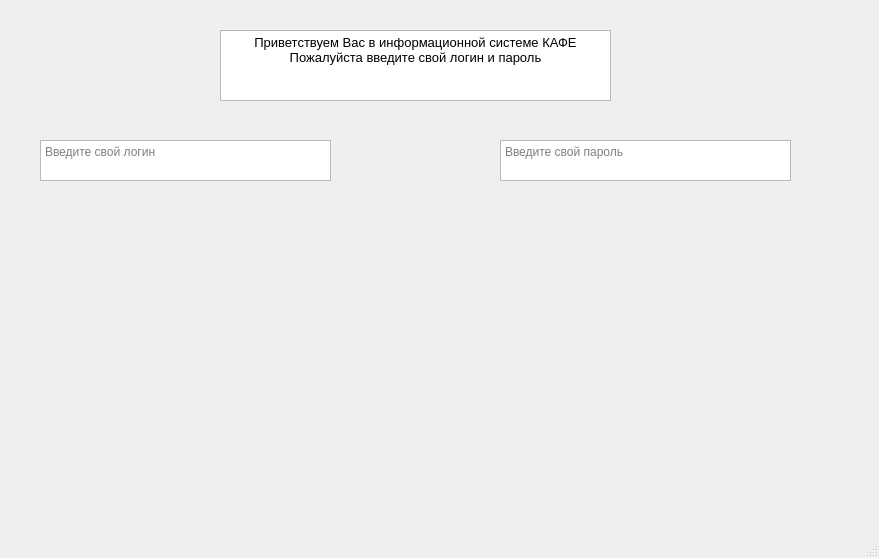
<?xml version="1.0" encoding="UTF-8"?>
<ui version="4.0">
 <class>Login</class>
 <widget class="QMainWindow" name="Login">
  <property name="geometry">
   <rect>
    <x>0</x>
    <y>0</y>
    <width>879</width>
    <height>558</height>
   </rect>
  </property>
  <property name="windowTitle">
   <string>MainWindow</string>
  </property>
  <widget class="QWidget" name="centralwidget">
   <widget class="QTextBrowser" name="Title_login">
    <property name="geometry">
     <rect>
      <x>220</x>
      <y>30</y>
      <width>391</width>
      <height>71</height>
     </rect>
    </property>
    <property name="html">
     <string>&lt;!DOCTYPE HTML PUBLIC &quot;-//W3C//DTD HTML 4.0//EN&quot; &quot;http://www.w3.org/TR/REC-html40/strict.dtd&quot;&gt;
&lt;html&gt;&lt;head&gt;&lt;meta name=&quot;qrichtext&quot; content=&quot;1&quot; /&gt;&lt;style type=&quot;text/css&quot;&gt;
p, li { white-space: pre-wrap; }
&lt;/style&gt;&lt;/head&gt;&lt;body style=&quot; font-family:'Open Sans'; font-size:10pt; font-weight:400; font-style:normal;&quot;&gt;
&lt;p align=&quot;center&quot; style=&quot; margin-top:0px; margin-bottom:0px; margin-left:0px; margin-right:0px; -qt-block-indent:0; text-indent:0px;&quot;&gt;Приветствуем Вас в информационной системе КАФЕ&lt;/p&gt;
&lt;p align=&quot;center&quot; style=&quot; margin-top:0px; margin-bottom:0px; margin-left:0px; margin-right:0px; -qt-block-indent:0; text-indent:0px;&quot;&gt;Пожалуйста введите свой логин и пароль&lt;/p&gt;
&lt;p align=&quot;center&quot; style=&quot;-qt-paragraph-type:empty; margin-top:0px; margin-bottom:0px; margin-left:0px; margin-right:0px; -qt-block-indent:0; text-indent:0px;&quot;&gt;&lt;br /&gt;&lt;/p&gt;&lt;/body&gt;&lt;/html&gt;</string>
    </property>
   </widget>
   <widget class="QTextEdit" name="login">
    <property name="geometry">
     <rect>
      <x>40</x>
      <y>140</y>
      <width>291</width>
      <height>41</height>
     </rect>
    </property>
    <property name="html">
     <string>&lt;!DOCTYPE HTML PUBLIC &quot;-//W3C//DTD HTML 4.0//EN&quot; &quot;http://www.w3.org/TR/REC-html40/strict.dtd&quot;&gt;
&lt;html&gt;&lt;head&gt;&lt;meta name=&quot;qrichtext&quot; content=&quot;1&quot; /&gt;&lt;style type=&quot;text/css&quot;&gt;
p, li { white-space: pre-wrap; }
&lt;/style&gt;&lt;/head&gt;&lt;body style=&quot; font-family:'Open Sans'; font-size:10pt; font-weight:400; font-style:normal;&quot;&gt;
&lt;p style=&quot;-qt-paragraph-type:empty; margin-top:0px; margin-bottom:0px; margin-left:0px; margin-right:0px; -qt-block-indent:0; text-indent:0px;&quot;&gt;&lt;br /&gt;&lt;/p&gt;&lt;/body&gt;&lt;/html&gt;</string>
    </property>
    <property name="placeholderText">
     <string>Введите свой логин </string>
    </property>
   </widget>
   <widget class="QTextEdit" name="password">
    <property name="geometry">
     <rect>
      <x>500</x>
      <y>140</y>
      <width>291</width>
      <height>41</height>
     </rect>
    </property>
    <property name="html">
     <string>&lt;!DOCTYPE HTML PUBLIC &quot;-//W3C//DTD HTML 4.0//EN&quot; &quot;http://www.w3.org/TR/REC-html40/strict.dtd&quot;&gt;
&lt;html&gt;&lt;head&gt;&lt;meta name=&quot;qrichtext&quot; content=&quot;1&quot; /&gt;&lt;style type=&quot;text/css&quot;&gt;
p, li { white-space: pre-wrap; }
&lt;/style&gt;&lt;/head&gt;&lt;body style=&quot; font-family:'Open Sans'; font-size:10pt; font-weight:400; font-style:normal;&quot;&gt;
&lt;p style=&quot;-qt-paragraph-type:empty; margin-top:0px; margin-bottom:0px; margin-left:0px; margin-right:0px; -qt-block-indent:0; text-indent:0px;&quot;&gt;&lt;br /&gt;&lt;/p&gt;&lt;/body&gt;&lt;/html&gt;</string>
    </property>
    <property name="placeholderText">
     <string>Введите свой пароль </string>
    </property>
   </widget>
  </widget>
  <widget class="QMenuBar" name="menubar">
   <property name="geometry">
    <rect>
     <x>0</x>
     <y>0</y>
     <width>879</width>
     <height>23</height>
    </rect>
   </property>
  </widget>
  <widget class="QStatusBar" name="statusbar"/>
 </widget>
 <resources/>
 <connections/>
</ui>
